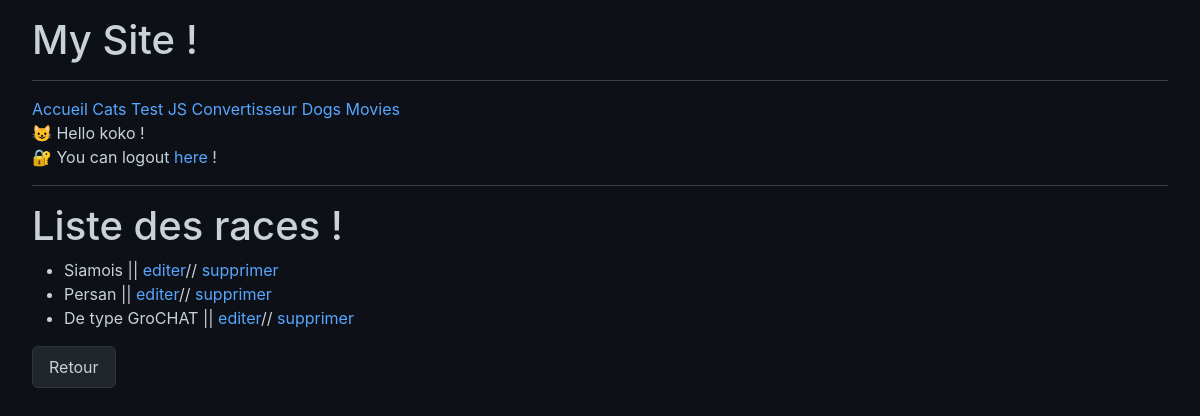
The app's page /cats/breeds/list/ (signed in) with its own data.
### authenticate/models.py (models this page shows)
class CustomUser(AbstractUser):
    pass

### cats/models.py (models this page shows)
class Breed(models.Model):
    name = models.CharField(max_length=300,
                            validators=[MinLengthValidator(2, 'la race doit contenir plus de lettres !')]
                            )
    def __str__(self):
        return self.name

### cats/views.py (the view)
# urls.py: path('breeds/list/', views.BreedList.as_view(), name='breed_list'),
class BreedList(LoginRequiredMixin, ListView):
    model = Breed

### cats/templates/cats/breed_list.html
{% extends 'home/base.html' %}
{% block content %}
<h1>Liste des races !</h1>
<ul>
    {% for breed in breed_list %}
    <li>
        {{breed}}  ||
        <a href="{% url 'cats:breed_update' breed.id %}">editer</a>//
        <a href="{% url 'cats:breed_delete' breed.id %}">supprimer</a>
    </li>
    {% endfor %}
</ul>
<a href="{% url 'cats:cat_list' %}"><button>Retour</button></a>
{% endblock content %}

### authenticate/templates/authenticate/auth_bar.html (shortened to what this page needs)
<div>
    {% if request.user.is_authenticated %}
        <p>
            😺 Hello {{request.user.username}} ! <br>
            <span>
               🔐 You can logout <a href="{% url 'authenticate:logout_page' %}">here</a> !
            </span>
        </p>
    {% endif %}
</div>

### home/static/home/styles.css (style rules this page uses)
body { background-color: #0d1117; color: #c9d1d9; font-family: -apple-system, BlinkMacSystemFont, "Segoe UI", sans-serif; margin: 0; padding: 1rem 2rem; }
a { color: #58a6ff; text-decoration: none; }
button { background-color: #21262d; color: #c9d1d9; border: 1px solid #30363d; padding: 0.5rem 1rem; border-radius: 6px; cursor: pointer; }

### records on screen
CustomUser: user.username "koko"
Breed: name "Siamois"
Breed: name "Persan"
Breed: name "De type GroCHAT"
